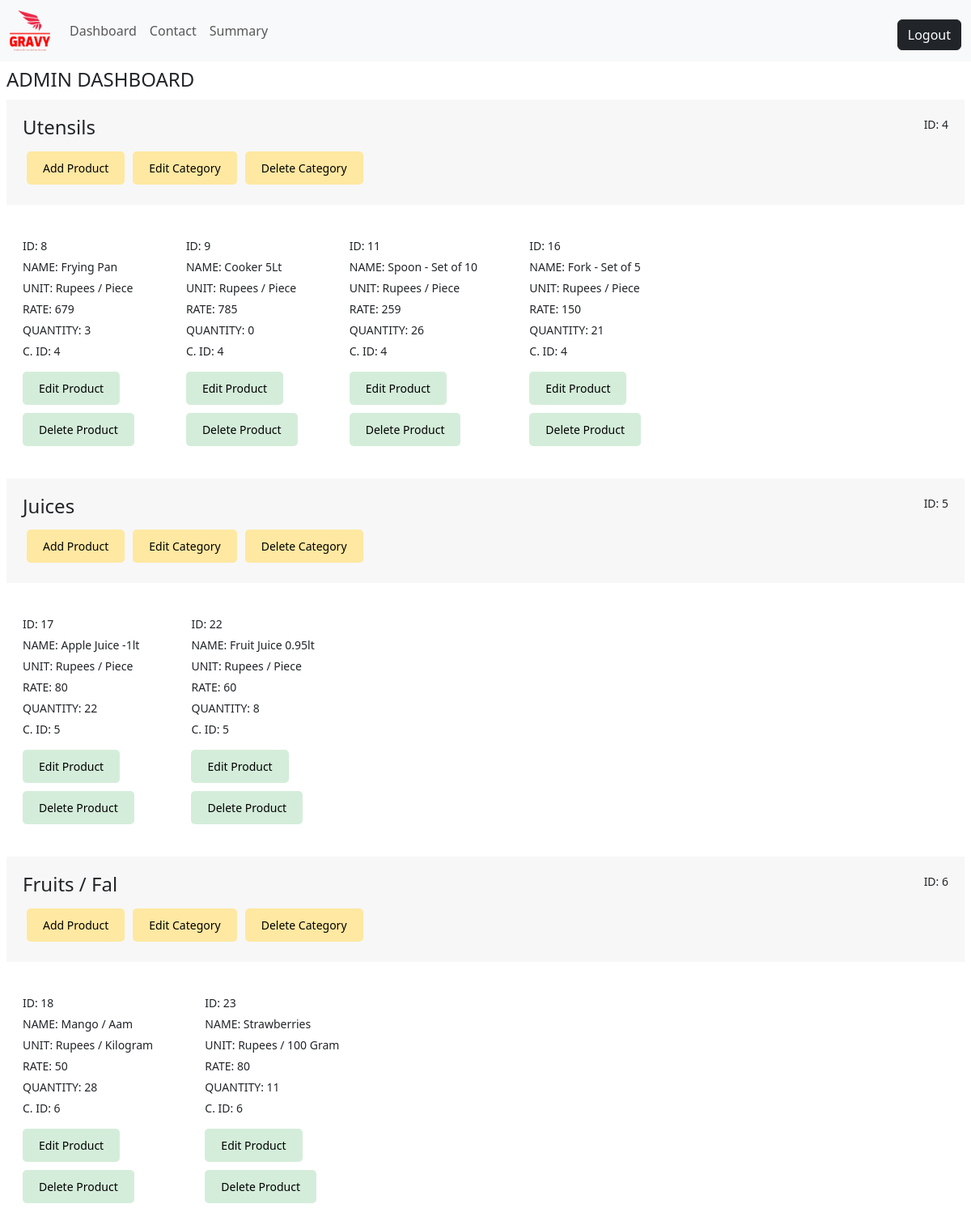
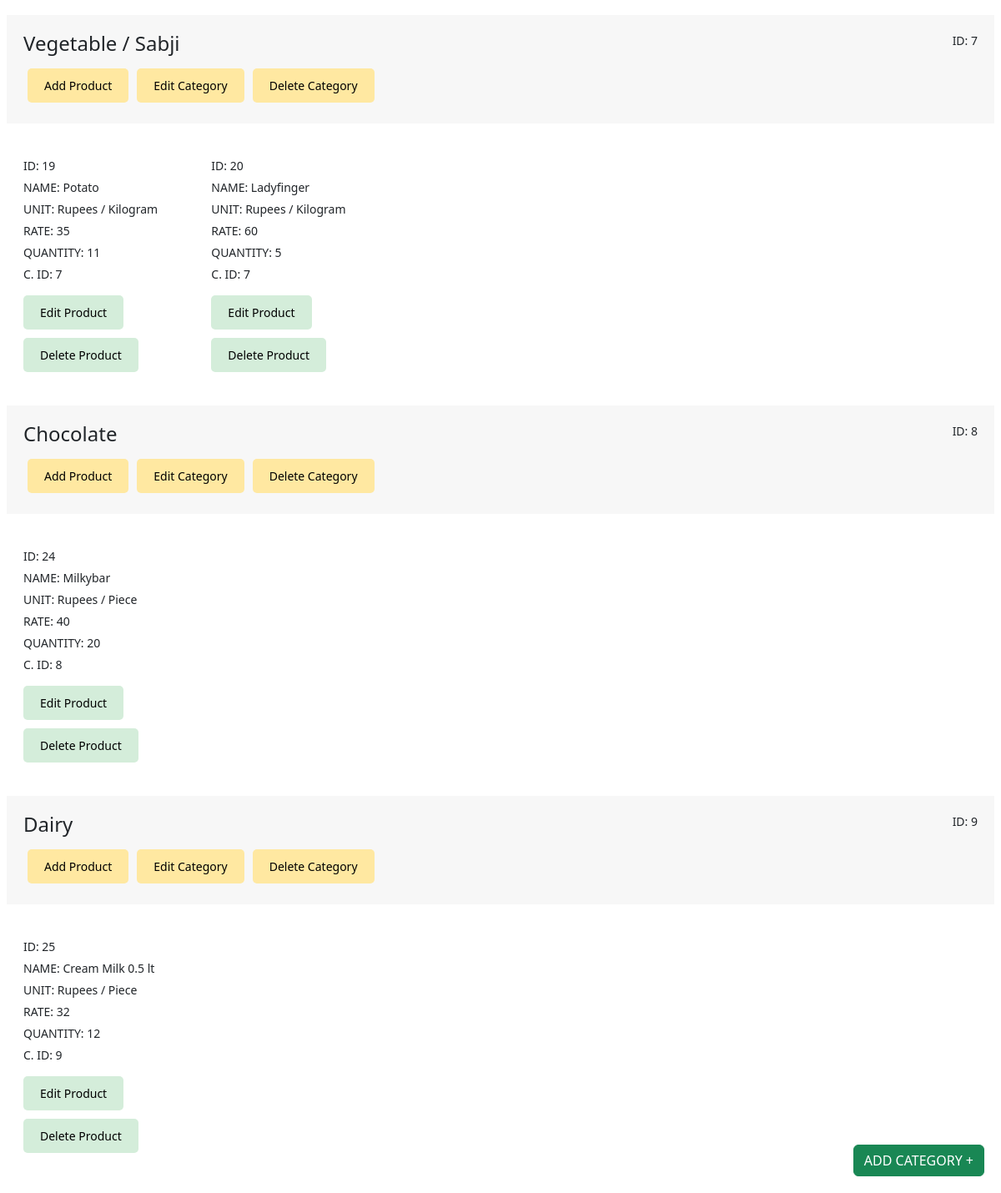
Screenshot of /dashboard (signed in) with the database file from the repository (2 pictures, top to bottom).
### models.py (models this page shows, shortened)
class Category(db.Model):
    __tablename__ = "category"
    id = db.Column(db.Integer, primary_key=True)
    name = db.Column(db.String(50), nullable=False)
    products = db.relationship("Product", backref="category", lazy=True)

class Product(db.Model):
    __tablename__ = "product"
    id = db.Column(db.Integer, primary_key=True)
    name = db.Column(db.String(20), nullable=False)
    unit = db.Column(db.String(20), nullable=False)
    rate = db.Column(db.Integer, nullable=False)
    quantity = db.Column(db.Integer, nullable=False)
    category_id = db.Column(db.Integer, db.ForeignKey("category.id"), nullable=False)

### app.py (the view)
@app.route("/dashboard", methods=["GET", "POST"])
@login_required
def dashboard():
    categories = Category.query.all()
    products = Product.query.all()
    return render_template("dashboard.html", categories=categories, products=products)

### app.py (called while the page is built)
@app.after_request
def after_request(response):
    db.session.remove()
    return response

@login_manager.user_loader
def load_user(user_id):
    return User.query.get(int(user_id))

def login_required(view):
    @wraps(view)
    def wrapped_view(*args, **kwargs):
        if not current_user.is_authenticated:
            return redirect(url_for("user_login"))
        return view(*args, **kwargs)
    return wrapped_view

### templates/dashboard.html (shortened to what this page needs)
<!DOCTYPE html>
<html>
<head>
    <link href="https://cdn.jsdelivr.net/npm/bootstrap@5.3.0/dist/css/bootstrap.min.css" rel="stylesheet"
>
    <link rel="stylesheet" href="{{ url_for('static', filename='dashboard.css') }}">
</head>
<body>
    <nav class="navbar navbar-expand-lg bg-body-tertiary">
        <div class="container-fluid">
            <a class="navbar-brand" href="#"><img src="{{ url_for('static', filename='Logo/red-nbg.png') }}"
                    alt="No Image"></a>
            <div class="collapse navbar-collapse" id="navbarTogglerDemo02">
                <ul class="navbar-nav me-auto mb-2 mb-lg-0">
                    <li class="nav-item">
                        <a class="nav-link" aria-current="page" href="{{url_for('dashboard')}}">Dashboard</a>
                    </li>
                    <li class="nav-item">
                        <a class="nav-link" href="mailto:ktrzorion@gmail.com">Contact</a>
                    </li>
                    <li class="nav-item">
                        <a class="nav-link" href="{{url_for('summary')}}">Summary</a>
                    </li>
                </ul>
                <div>
                    <form action="{{url_for('logout')}}">
                        <button class="btn btn-dark" onclick="window.location.href='{{url_for('admin_login')}}' ">
                            Logout
                        </button>
                    </form>
                </div>
            </div>
        </div>
    </nav>
    <div class="mx-2 my-2 category">
        <h2>ADMIN DASHBOARD</h2>
        {% for category in categories %}
        <div class="category-container">
            <div class="category-header">
                <h2>{{ category.name }}</h2>
                <p>ID: {{ category.id }}</p>
            </div>
            <div class="category-actions">
                <form action="/add_product" method="POST">
                    <button type="submit">Add Product</button>
                </form>
                <form action="{{url_for('edit_category', id=category.id)}}" method="POST">
                    <button type="submit">Edit Category</button>
                </form>
                <form action="/delete-category" method="POST">
                    <button type="submit">Delete Category</button>
                </form>
            </div>
        </div>
        {% for product in products %}
        {% if product.category_id == category.id %}
        <div class="product-container">
            <p>ID: {{ product.id }}</p>
            <p>NAME: {{ product.name }}</p>
            <p>UNIT: {{ product.unit }}</p>
            <p>RATE: {{ product.rate }}</p>
            <p>QUANTITY: {{ product.quantity }}</p>
            <p>C. ID: {{ product.category_id }}</p>
            <form action="/edit_product" method="">
                <button type="submit">Edit Product</button>
            </form>
            <form action="/delete-product" method="POST">
                <button type="submit">Delete Product</button>
            </form>
        </div>
        {% endif %}
        {% endfor %}
        {% endfor %}
    </div>
    <div class="addbutton">
        <a href="{{ url_for('add_category') }}" class="btn btn-success add-category-btn">ADD CATEGORY +</a>
    </div>
</body>
</html>

### static/dashboard.css (style rules this page uses)
a img { height: 50px; width: 50px; }
.add-category-btn { position: fixed; bottom: 20px; right: 20px; z-index: 999; }
.category-container button { margin: 5px; color:black; background-color:#ffe8a1; }
* { margin: 0; padding: 0; }
.category-container { background-color: #f7f7f7; padding: 20px; margin-bottom: 20px; clear: both; }
.category-header { display: flex; justify-content: space-between; }
.category-actions { display: flex; }
.product-container { background-color: #ffffff; padding: 20px; margin-bottom: 20px; display: inline-block; margin-right: 20px; }
h2 { font-size: 24px; margin-bottom: 10px; }
p { font-size: 14px; margin-bottom: 5px; }
button { border: none; border-radius: 5px; padding: 10px 20px; font-size: 14px; cursor: pointer; margin-top: 10px; }
.product-container button { background-color:#d4edda; }

### rows the page displays
Category: name "Utensils", id "4"
Product: id "8", name "Frying Pan", unit "Rupees / Piece", rate "679", quantity "3", category_id "4"
Product: id "9", name "Cooker 5Lt", unit "Rupees / Piece", rate "785", quantity "0", category_id "4"
Product: id "11", name "Spoon - Set of 10", unit "Rupees / Piece", rate "259", quantity "26", category_id "4"
Product: id "16", name "Fork - Set of 5", unit "Rupees / Piece", rate "150", quantity "21", category_id "4"
Category: name "Juices", id "5"
Product: id "17", name "Apple Juice -1lt", unit "Rupees / Piece", rate "80", quantity "22", category_id "5"
Product: id "22", name "Fruit Juice 0.95lt", unit "Rupees / Piece", rate "60", quantity "8", category_id "5"
Category: name "Fruits / Fal", id "6"
Product: id "18", name "Mango / Aam", unit "Rupees / Kilogram", rate "50", quantity "28", category_id "6"
Product: id "23", name "Strawberries", unit "Rupees / 100 Gram", rate "80", quantity "11", category_id "6"
Category: name "Vegetable / Sabji", id "7"
Product: id "19", name "Potato", unit "Rupees / Kilogram", rate "35", quantity "11", category_id "7"
Product: id "20", name "Ladyfinger", unit "Rupees / Kilogram", rate "60", quantity "5", category_id "7"
Category: name "Chocolate", id "8"
Product: id "24", name "Milkybar", unit "Rupees / Piece", rate "40", quantity "20", category_id "8"
Category: name "Dairy", id "9"
Product: id "25", name "Cream Milk 0.5 lt", unit "Rupees / Piece", rate "32", quantity "12", category_id "9"
